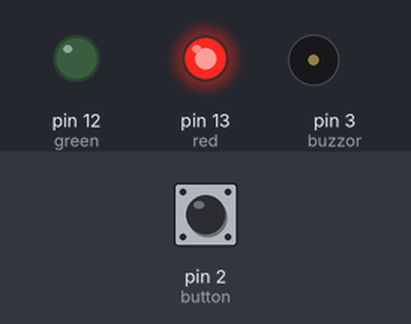
Bench run of a program on a simulated Arduino Uno, built with avr-gcc and run on an emulated ATmega328P. On the bench: output pins drawn as LEDs (lit = HIGH), buzzer (waves = sounding). Inputs (shaded band) come from the test bench; at power-on: pin 2 (button) LOW. Pins used as bus, display or sensor lines are not drawn; what the program prints to the serial monitor is not drawn.

Above: at 2.8 s.
2.9 s: pin 2 (button) pulled HIGH for 1.2 s
At 3.12 s:
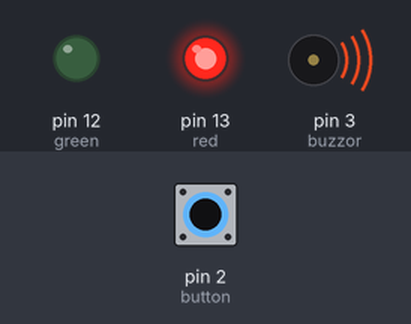
At 4.2 s:
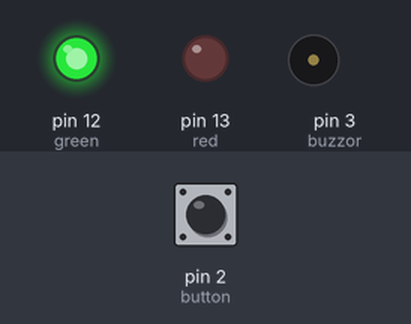
Timing chart, 0 to 5.9 s (numbered marks = the images above; inputs shaded):
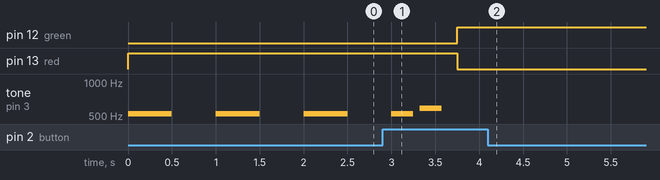

Measured:
- after the input at 2.9 s, pin 12 (green): LOW → HIGH after 0.85 s; pin 13 (red): HIGH → LOW after 0.85 s

The program:

main.cpp
```cpp
#include <Arduino.h>

// Pins

const int button = 2;
const int buzzor = 3;
const int sensor = 4;
const int green = 12;
const int red = 13;

// Constants and Variables

bool door_open;
bool key_status;
bool previously_open = false;

const int blink_time = 375;
const int check_time = 100;
const int alarm_time = blink_time / 1.3;
const int alarm_wait = 30;
bool alarm_confirm = true;

// Functions

void check_key() {
  if (digitalRead(button) == HIGH) {key_status = true;}
  else {key_status = false;}
}

void check_door() {
  if (digitalRead(sensor) == HIGH) {door_open = true;}
  else {door_open = false;}
}

void lightWrite(int p1, int p2) {
  digitalWrite(green, p1); // Green Light
  digitalWrite(red, p2); // Red Light
}

void greenLight() {lightWrite(HIGH, LOW);}

void redLight() {lightWrite(LOW, HIGH);}

void openingTune() {
  Serial.println("Opening Tune");
  tone(buzzor, 523, 250); // C5 4th
  delay(325);
  tone(buzzor, 587, 250); // D5 4th
  delay(325);
}

void closingTune() {
  Serial.println("Closing Tune");
  tone(buzzor, 262, 250); // C4 4th
  delay(325);
  tone(buzzor, 220, 250); // A3 4th
  delay(325);
}

void alarmTune() {
  Serial.println("Alarm Tune");
  while (key_status == false) {
    redLight();

    tone(buzzor, 988, alarm_time); // B5
    delay(blink_time);
    Serial.print("Wee-");

    greenLight();

    tone(buzzor, 1047, alarm_time); // C6
    delay(blink_time);
    Serial.print("Woo-");

    check_key();
  }
}

void alarm_prompt() {
  Serial.println("Alarm prompting");
  for (int i = 0; i < alarm_wait; i++) {
    Serial.print("Waiting-");
    tone(buzzor, 523, 500); // C5 4th
    delay(1000);
    check_key();
    if (key_status == true) {
      Serial.println("Alarm disabled");
      alarm_confirm = false;
      tone(buzzor, 523, 250); // C5 4th
      delay(325);
      tone(buzzor, 587, 250); // D5 4th
      delay(325);
      break;
    }
  }
  if (alarm_confirm == true) {alarmTune();}
  else {alarm_confirm = true;}
}

void setup() {
  // put your setup code here, to run once:
  pinMode(button, INPUT);
  pinMode(buzzor, INPUT);
  pinMode(buzzor, OUTPUT);
  pinMode(sensor, INPUT_PULLUP);
  pinMode(sensor, OUTPUT);
  pinMode(green, OUTPUT);
  pinMode(red, OUTPUT);

  Serial.begin(9600);
}

void loop() {
  check_door();
  check_key();
  if (key_status == true) {greenLight();
    if (door_open == true) {
      if (previously_open == true) {}
      else {openingTune();previously_open = true;}
    }
    else {
      if (previously_open == true) {redLight();closingTune();previously_open = false;}
    }
  }
  else {redLight();
    if (door_open == true) {
      if (previously_open == true) {greenLight();}
      else {alarm_prompt();previously_open = true;}
    }
    else {
      if (previously_open == true) {closingTune();previously_open = false;}
    }
  }
  delay(check_time);
}
```
